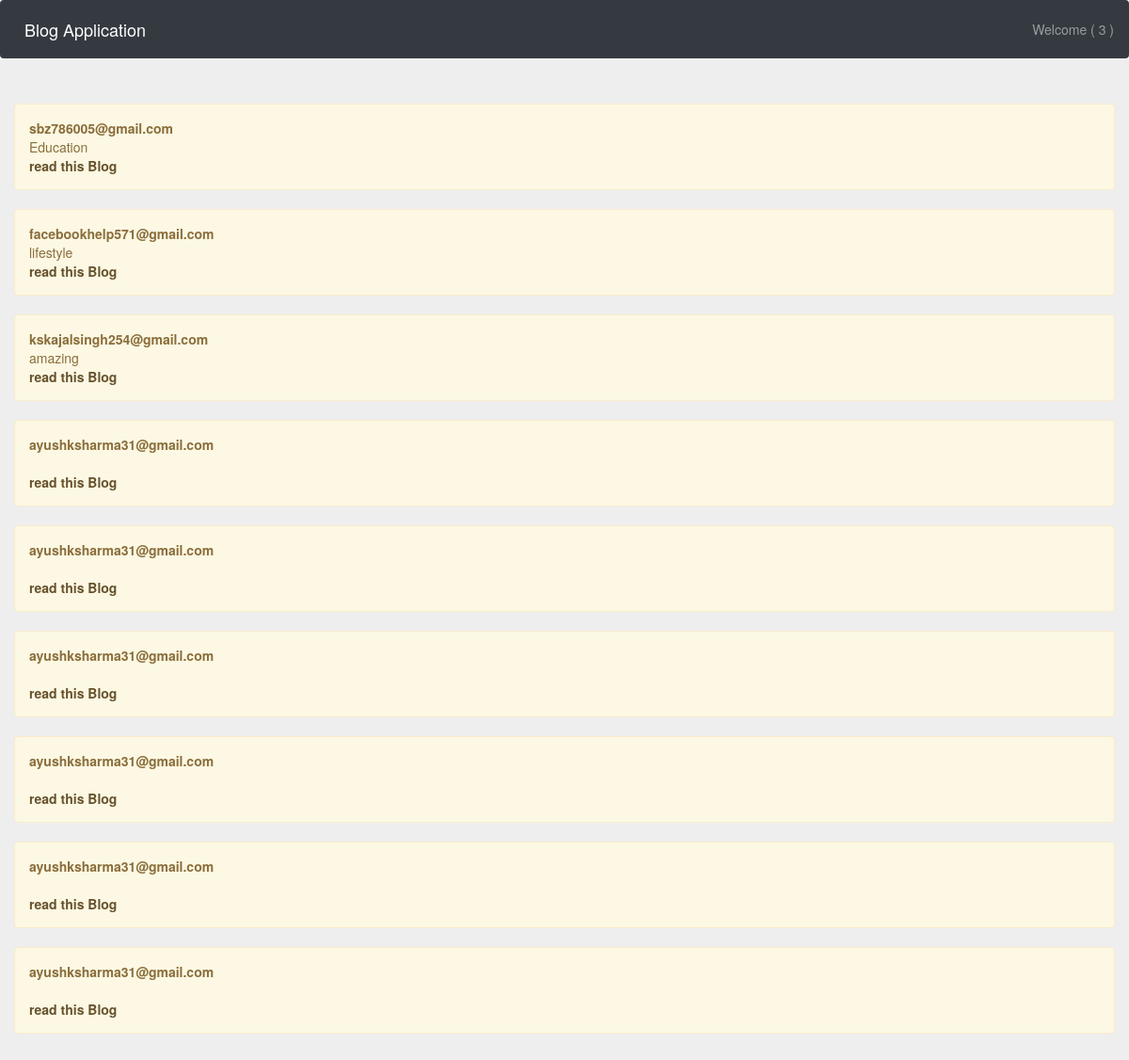
Page /blog/3 on the committed database.
### blogapp/models.py (models this page shows)
class Blog(models.Model):
	blogid=models.CharField(max_length=30)
	userid=models.CharField(max_length=30)
	subject=models.CharField(max_length=30)
	blogtext=models.CharField(max_length=250)
	rating=models.IntegerField()
	class Meta:
		db_table='Blog'

### blogapp/views.py (the view)
# urls.py: 2. Add a URL to urlpatterns:  path('blog/', include('blog.urls'))
def blog(request,uid):
	ob=Blog.objects.all()
	return render(request,'blog.html',{"blog":ob,"d":uid})

### blogapp/templates/blog.html (shortened to what this page needs)
<!DOCTYPE html>
<html>
<head>
	{% load static %}
	<link rel="stylesheet" type="text/css" href="{% static 'css/bootstrap.css' %}">
	<link rel="stylesheet" type="text/css" href="{% static 'css/bootstrap.min.css' %}">
	<link rel="stylesheet" href="https://cdnjs.cloudflare.com/ajax/libs/font-awesome/4.7.0/css/font-awesome.min.css">
  <link rel="stylesheet" href="https://maxcdn.bootstrapcdn.com/bootstrap/3.4.0/css/bootstrap.min.css">
</head>
<body>
	<nav class="navbar navbar-expand-sm navbar-fixed bg-dark navbar-dark" style="margin-bottom: 0px;">
  <a class="navbar-brand" href="/index/">Blog Application</a>
  <ul class="navbar-nav" style="margin-left: auto;">
    <li class="nav-item">
      <a class="nav-link" href="#">Welcome ( {{d}} )</a>
    </li>
  </ul>
</nav>
<div class="container-fluid jumbotron">
	<div class="panel-group">
	{% for x in blog %}
    <div class="alert alert-warning">
    <strong>{{x.userid}}</strong><br> {{x.subject}}<br> <a href="/showbloguser/{{x.blogid}}/{{d}}" class="alert-link">read this Blog</a>
  </div>
    {% endfor %}
</div>
</div>
</body>
</html>

### rows in the picture
Blog: userid "sbz786005@gmail.com", subject "Education"
Blog: userid "facebookhelp571@gmail.com", subject "lifestyle"
Blog: userid "kskajalsingh254@gmail.com", subject "amazing"
Blog: userid "ayushksharma31@gmail.com"
Blog: userid "ayushksharma31@gmail.com"
Blog: userid "ayushksharma31@gmail.com"
Blog: userid "ayushksharma31@gmail.com"
Blog: userid "ayushksharma31@gmail.com"
Blog: userid "ayushksharma31@gmail.com"

### other values in the picture
{{ d }} "3"
